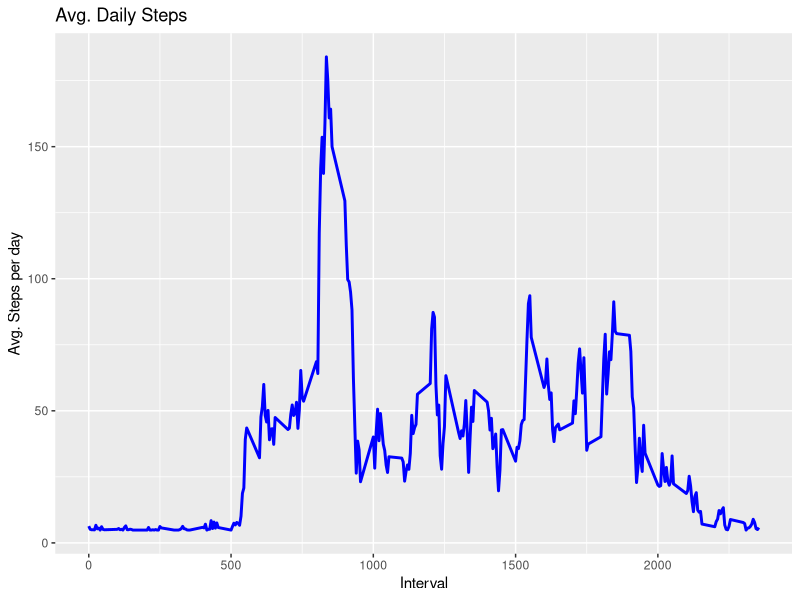
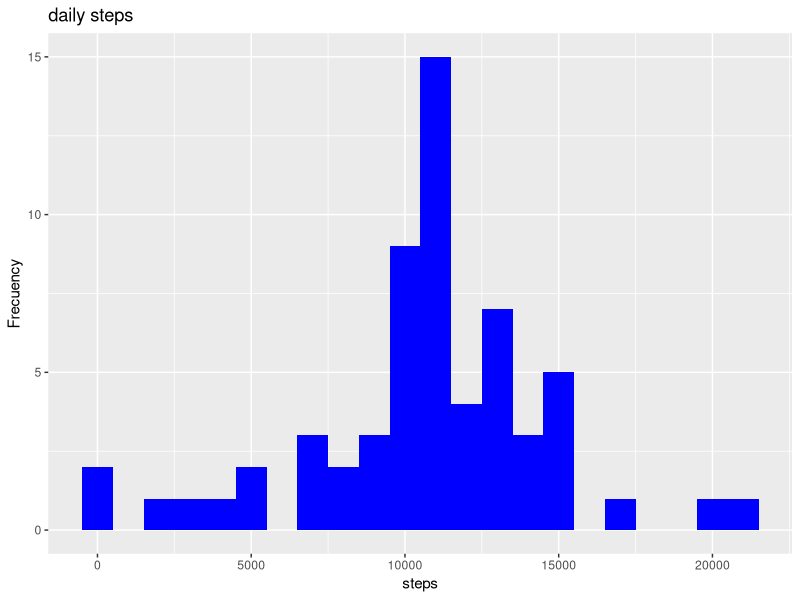

These figures' R source, in order: (Note: this script raises an error after producing the figures.)
setwd("C:/Users/U6065449/Downloads/nuevo")

activityDT <- data.table::fread(input = "./activity.csv")

Total_Steps <- activityDT[, c(lapply(.SD, sum, na.rm = TRUE)), .SDcols = c("steps"), by = .(date)] 

head(Total_Steps,10)

library(ggplot2)

png("hist1.png",width = 480,height = 480)

ggplot(Total_Steps,aes(x=steps))+
  geom_histogram(fill="blue",binwidth = 1000)+
  labs(title = "daily steps",x="steps",y="Frecuency")

dev.off()
Total_Steps[, .(Mean_Steps = mean(steps), Median_Steps = median(steps))]

IntervalDT <- activityDT[, c(lapply(.SD, mean, na.rm = TRUE)), .SDcols = c("steps"), by = .(interval)] 

ggplot(IntervalDT, aes(x = interval , y = steps)) +
  geom_line(color="blue", size=1) +
  labs(title = "Avg. Daily Steps", x = "Interval", y = "Avg. Steps per day")

IntervalDT[steps == max(steps), .(max_interval = interval)]

activityDT[is.na(steps), .N ]

nrow(activityDT[is.na(steps),])

activityDT[is.na(steps), "steps"] <- round(activityDT[, c(lapply(.SD, mean, na.rm = TRUE)), .SDcols = c("steps")])

data.table::fwrite(x = activityDT, file = "./activity.csv", quote = FALSE)



Total_Steps <- activityDT[, c(lapply(.SD, sum, na.rm = TRUE)), .SDcols = c("steps"), by = .(date)] 

Total_Steps[, .(Mean_Steps = mean(steps), Median_Steps = median(steps))]


library(ggplot2)
ggplot(Total_Steps, aes(x = steps)) +
  geom_histogram(fill = "blue", binwidth = 1000) +
  labs(title = "Daily Steps", x = "Steps", y = "Frequency")

activityDT[, dateTime := as.POSIXct(date, format = "%Y-%m-%d")]
activityDT[, `Day of Week`:= weekdays(x = dateTime)]

activityDT[grepl(pattern = "Monday|Tuesday|Wednesday|Thursday|Friday", x = `Day of Week`), "weekday or weekend"] <- "weekday"
activityDT[grepl(pattern = "Saturday|Sunday", x = `Day of Week`), "weekday or weekend"] <- "weekend"
activityDT[, `weekday or weekend` := as.factor(`weekday or weekend`)]

activityDT[is.na(steps), "steps"] <- activityDT[, c(lapply(.SD, median, na.rm = TRUE)), .SDcols = c("steps")]
IntervalDT <- activityDT[, c(lapply(.SD, mean, na.rm = TRUE)), .SDcols = c("steps"), by = .(interval, `weekday or weekend`)] 

ggplot(IntervalDT , aes(x = interval , y = steps, color=`weekday or weekend`)) + geom_line() + labs(title = "Avg. Daily Steps by Weektype", x = "Interval", y = "No. of Steps") + facet_wrap(~`weekday or weekend` , ncol = 1, nrow=2)


